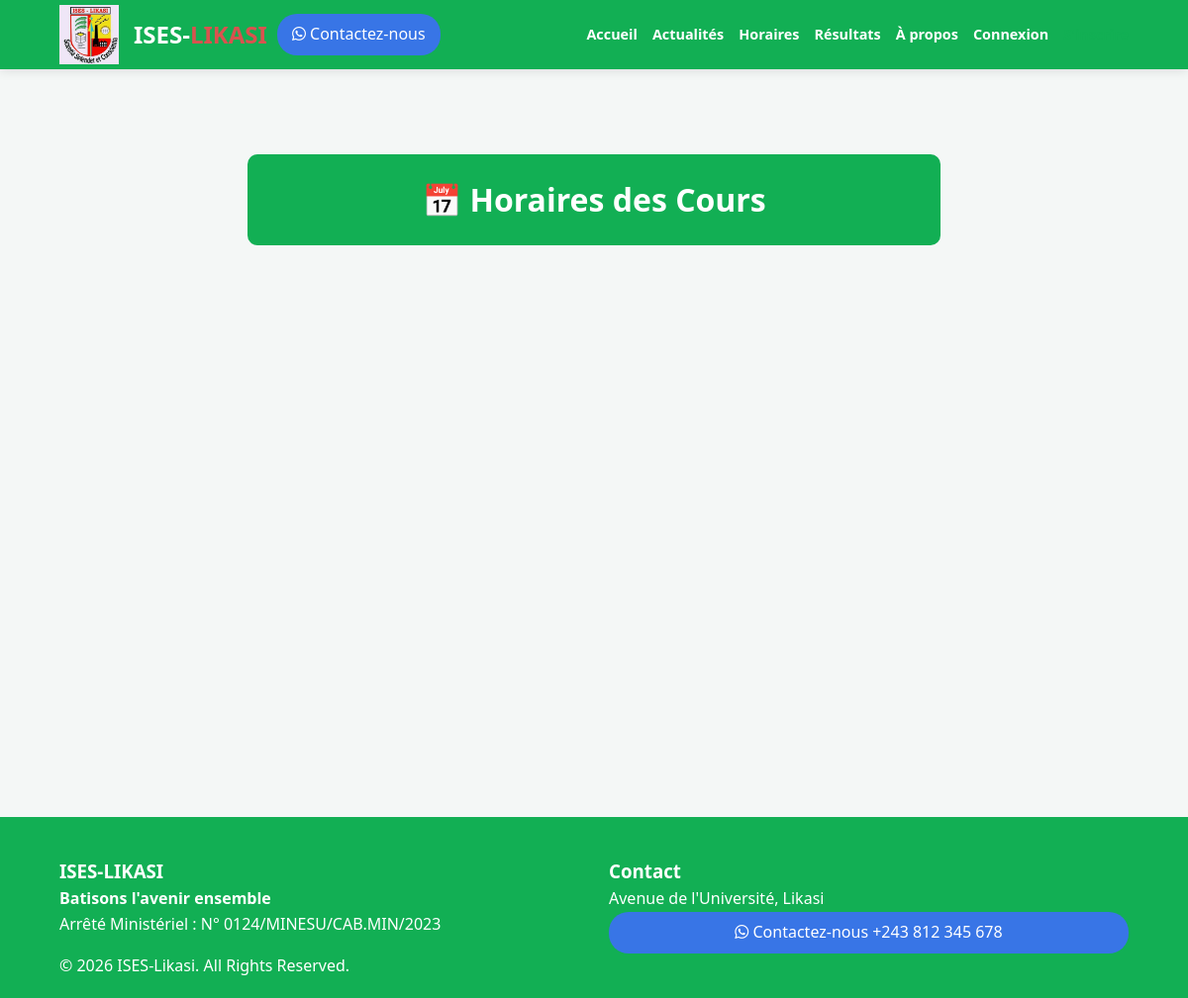
/schedules/, run on an earlier commit of the app's database.
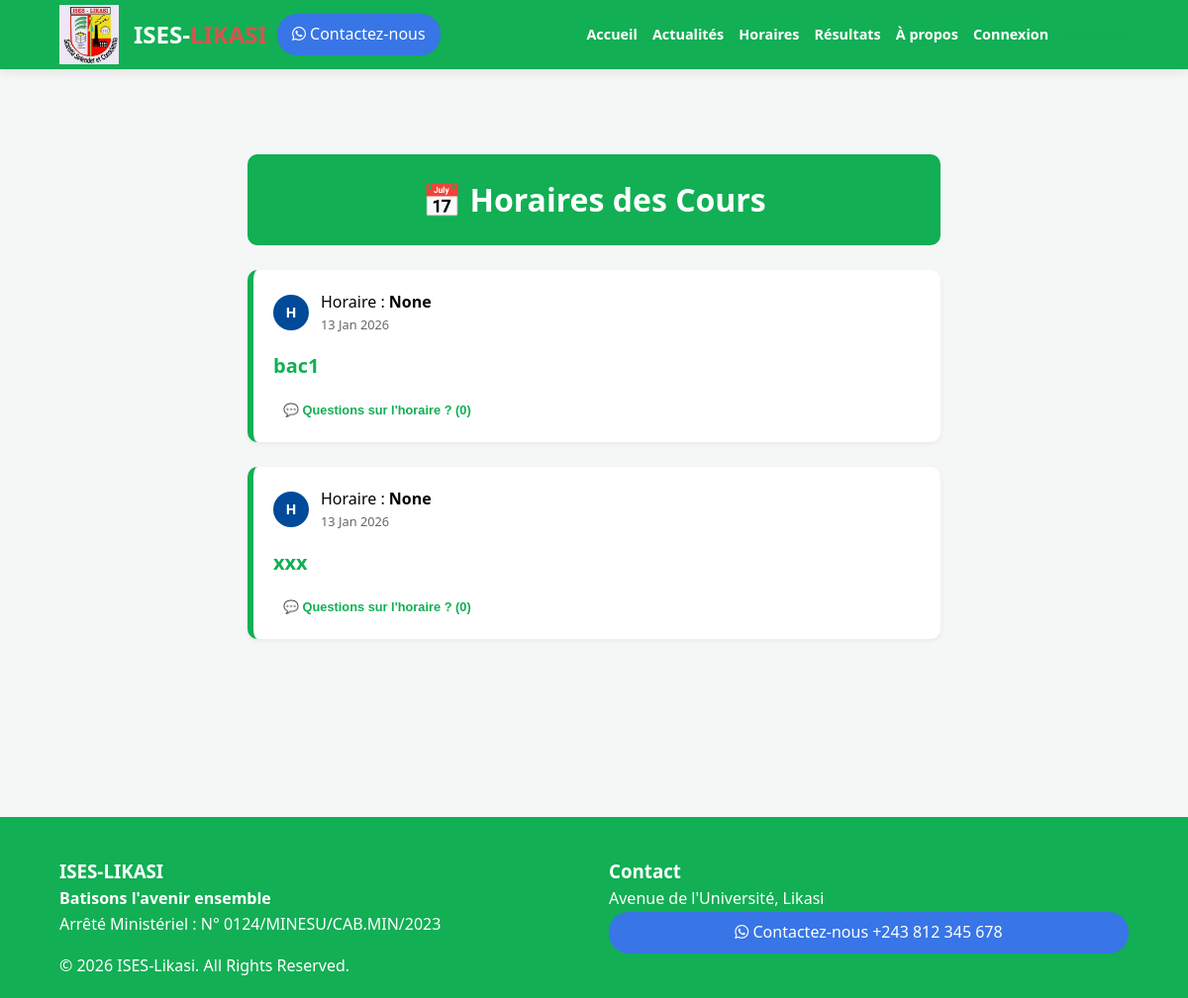
And on a later commit of the database.
### portal/models.py (models this page shows)
class Post(models.Model):
    POST_TYPES = (
        ('GENERAL', 'Publication Générale'),
        ('NEWS', 'Communiqué Officiel'),
        ('SCHEDULE', 'Horaire de Cours'),
    )
    author = models.ForeignKey(User, on_delete=models.CASCADE)
    post_type = models.CharField(max_length=10, choices=POST_TYPES, default='GENERAL')
    title = models.CharField(max_length=200)
    content = models.TextField()
    promotion = models.ForeignKey(Promotion, on_delete=models.CASCADE, blank=True, null=True)
    image = models.ImageField(upload_to='posts/', blank=True, null=True)
    video = models.FileField(upload_to='videos/', blank=True, null=True)
    document_pdf = models.FileField(upload_to='documents/', blank=True, null=True)
    created_at = models.DateTimeField(auto_now_add=True)
    likes = models.ManyToManyField(User, related_name='post_likes', blank=True)

### portal/views.py (the view)
# urls.py: path('schedules/', views.schedules_view, name='schedules'),
def schedules_view(request):
    posts = Post.objects.filter(post_type='SCHEDULE').order_by('-created_at')
    return render(request, 'portal/schedules.html', {'posts': posts})

### portal/templates/portal/schedules.html (shortened to what this page needs)
{% extends 'portal/base.html' %}
{% block content %}
<div class="feed-container">
    <div class="page-header-box" style="background: var(--blue); color: white; padding: 20px; border-radius: 10px; margin-bottom: 25px; text-align: center;">
        <h1>📅 Horaires des Cours</h1>
    </div>
    {% for post in posts %}
    <div class="post-card" style="border-left: 6px solid var(--blue);">
        <div class="post-header-meta">
            <div class="fb-avatar">H</div>
            <div class="post-info">
                <span class="post-author-name">Horaire : <strong>{{ post.promotion }}</strong></span>
                <span class="post-date">{{ post.created_at|date:"d M Y" }}</span>
            </div>
        </div>
        <div class="post-content">
            <h2 class="post-title">{{ post.title }}</h2>
        </div>
        <div class="fb-comments-wrapper" style="margin-top: 15px;">
            <button type="button" class="interaction-btn" onclick="toggleComments('{{ post.id }}')" style="font-size: 0.8rem; color: var(--blue);">
                💬 Questions sur l'horaire ? ({{ post.comments.count }})
            </button>
        </div>
    </div>
    {% endfor %}
</div>
{% endblock %}

What changed in the data, as far as the page shows it:
added Post: promotion "None", created_at "13 Jan 2026", title "bac1", comments.count "0"
added Post: promotion "None", created_at "13 Jan 2026", title "xxx", comments.count "0"
